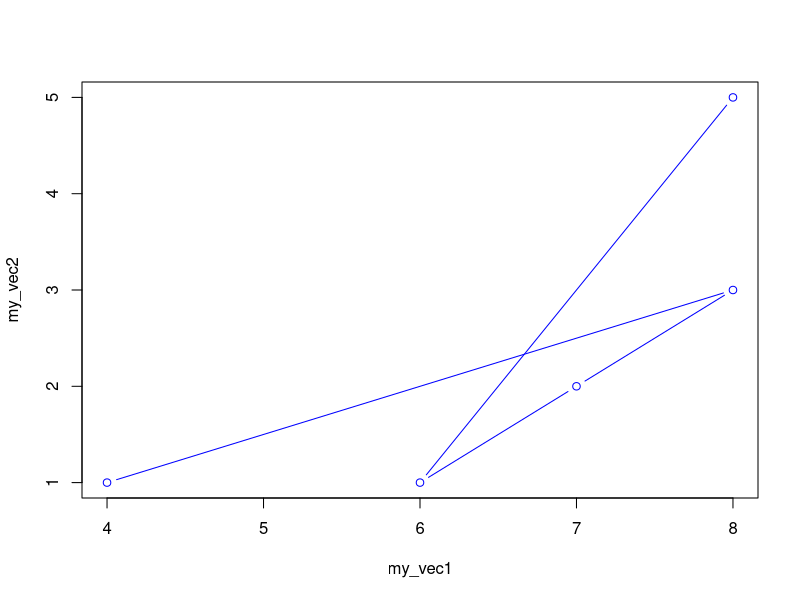
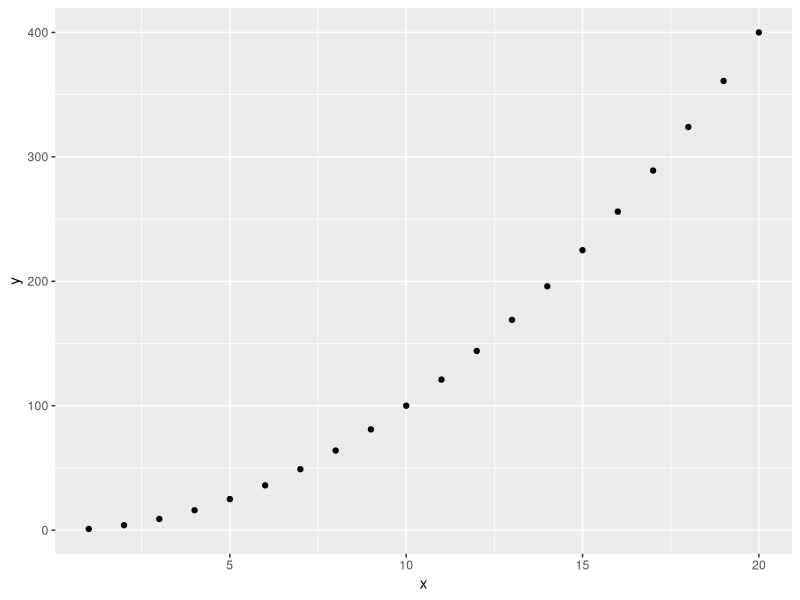
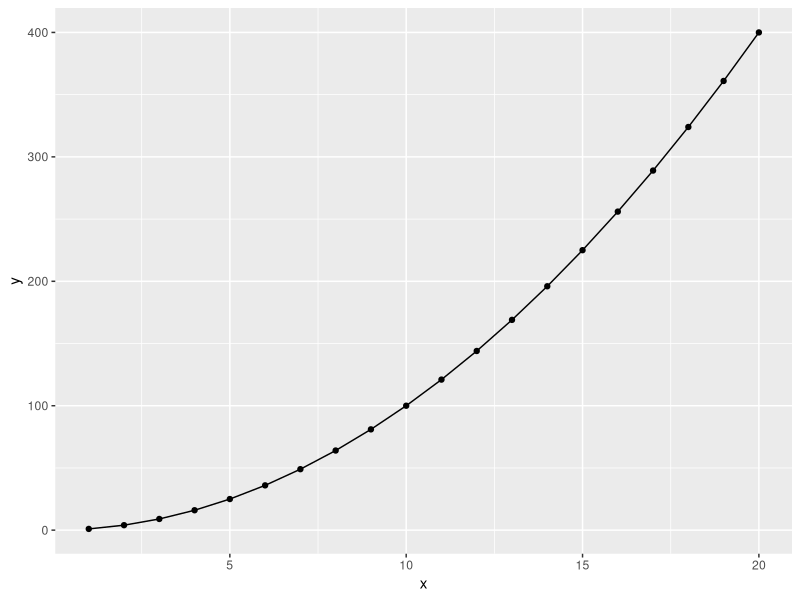
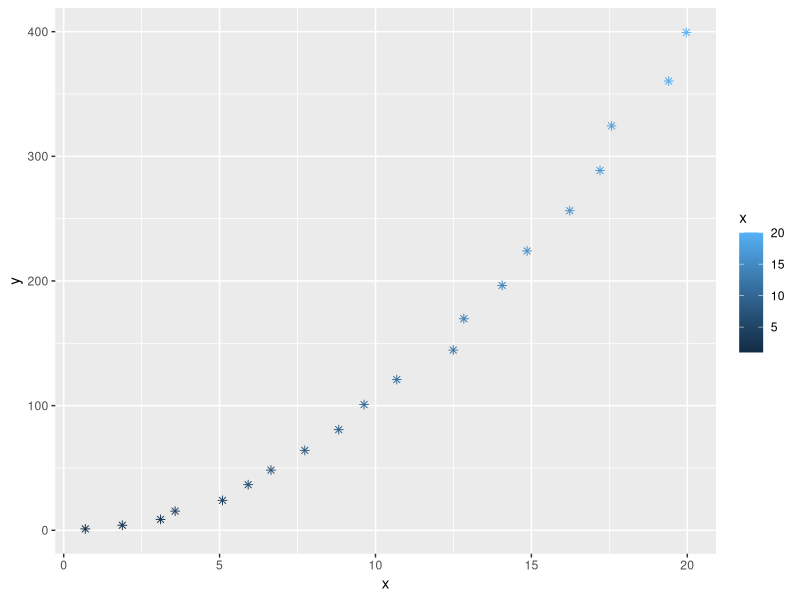
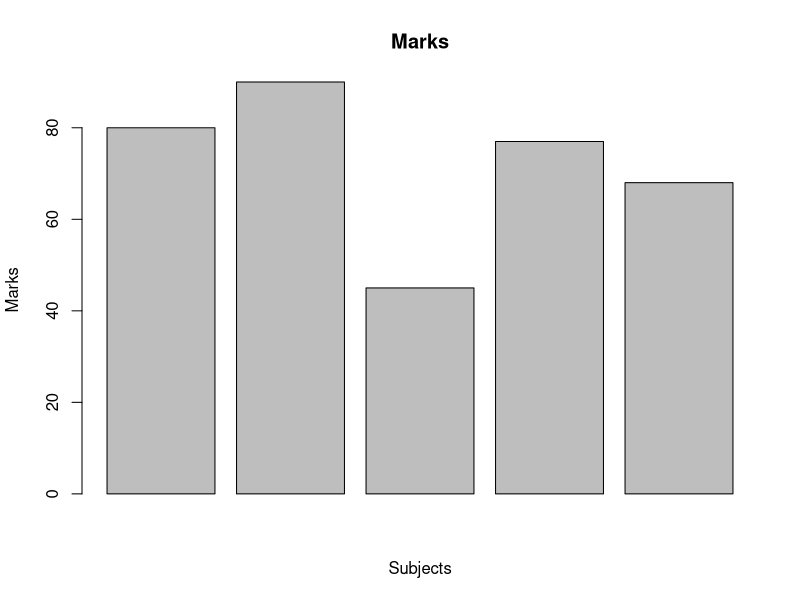

The R script that drew these images, in order:
## ---- chunk 1
my_vec1 <- c(8,6,7,8,4)
my_vec2 <- c(5,1,2,3,1)
my_vec3 <- c(9,7,3,2,6)
add_vec=my_vec1+my_vec2+my_vec3
print(add_vec)
data <- c(my_vec1,my_vec2,my_vec3)
my_matrix <- matrix(data,nrow=3, c(ncol=5))
my_matrix

my_matrix2 <- cbind(my_vec1,my_vec2,my_vec3)
my_matrix2
plot(my_matrix2, type ="b", col="blue", pch=1)
?plot
## ---- chunk 2
Name <- c("Aadhav","Daisy","Stephen","Matthew","David")
Age <- c(25,32,38,31,49)
Role <- c("Data Scientist","Data Analyst","Data Architect","Data Engineer","Data Governor")
Length_of_service <- c(5,8,9,6,10)
frame <- data.frame(Name,Age,Role,Length_of_service)
frame
## ---- chunk 3
library(ggplot2)
x <- seq(1:20)
y <- x^2
frame1 <- data.frame(x,y)

qplot(x,y)
# Add line
qplot(x, y, geom=c("point", "line"))


#qplot(frame1 = x, y , geom = "bar")

ggplot(frame1, aes(x, y)) + geom_jitter(position = position_jitter(0.5),aes(colour = x),cex = 1.8, shape = 8)
                
## ---- chunk 4

Subjects <- c("English","Maths","History","Physics","Chemistry")
Marks <- c(80,90,45,77,68) 
frame3 <- data.frame(Subjects,Marks)
frame3
barplot(Marks,
        main ="Marks",
        xlab="Subjects",ylab="Marks",
        )
## ---- chunk 5
Name <- readline("Enter your name: ")
Age <- readline("Enter your age: ")
data1 <- paste("Your name is ",Name,"and your age is ", Age)
data1
## ---- chunk 6
prog <- seq(20:50)
prog
mean1 <- mean(prog)
sum1 <- sum(prog)
mean1
sum1
## ---- chunk 7
data <- runif(10, min=-50, max=50)
data
## ---- chunk 8
x = 0
y = 1
count = 1
target = 11
print("Fibonacci sequence:")
print(x)
print(y)
while(count < target)
{
n = x + y
print(n)
x = y
y = n
count = count + 1
}

## ---- chunk 9
n=1
for (n in c(1:100))
{
#print(n)
if
  (n%%3 == 0 && n%%5 == 0)
  {
    print("fizzbuzz")
  }  
else if(n%%5 == 0)
 {
    print("buzz")
  }
  
else if(n%%3 == 0)
  {
    print("Fizz")
  }


else
  {
    print(n)
  }
}
